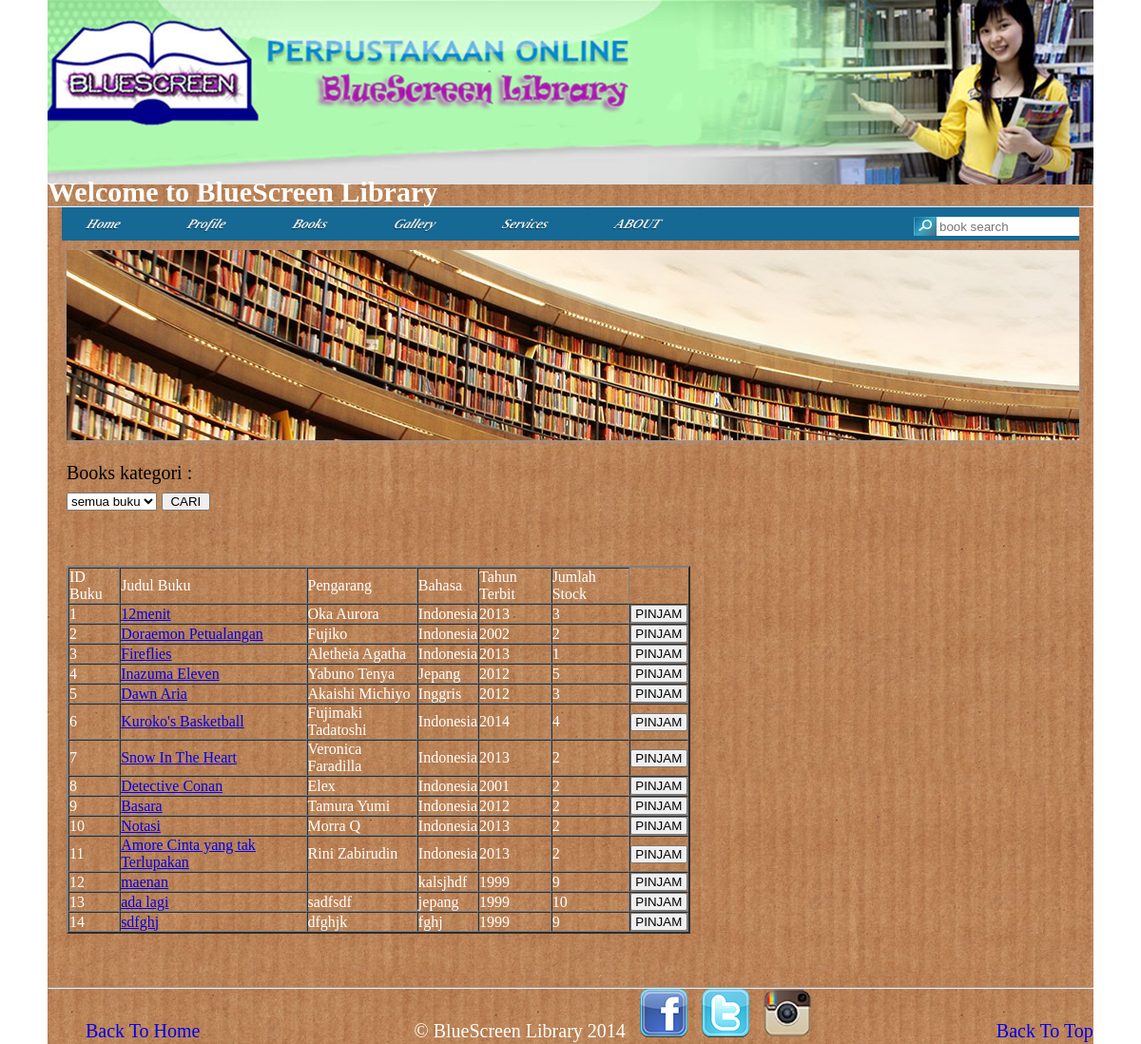
The page /books.php on the database its author committed.
### tables this page shows
CREATE TABLE IF NOT EXISTS `menu` (
  `id_menu` int(11) NOT NULL AUTO_INCREMENT,
  `konten` varchar(50) NOT NULL,
  `isi` text NOT NULL,
  PRIMARY KEY (`id_menu`)
);

CREATE TABLE IF NOT EXISTS `buku` (
  `id_buku` int(11) NOT NULL AUTO_INCREMENT,
  `judul` varchar(50) NOT NULL,
  `pengarang` varchar(50) NOT NULL,
  `bahasa` varchar(50) NOT NULL,
  `tahun` varchar(5) NOT NULL,
  `stok` int(11) NOT NULL,
  `status` varchar(50) NOT NULL,
  `sinopsis` varchar(1000) NOT NULL,
  `gambar` text NOT NULL,
  PRIMARY KEY (`id_buku`)
);

### books.php (the view, shortened to what this page needs)
<?php
	include("header.php");
?>
Books kategori :
<form method="POST">
<select name="kategori">
	<option value=""> semua buku </option>
</select>
<input type="submit" name="cari" value="  CARI  " />
</form>
<br />
<?php
$sql = "SELECT * FROM buku WHERE 1=1 ";
	$hasil = mysqli_query($koneksi,$sql);
?>
<br />
	<table width="656" border="2" cellspacing="0" cellpadding="2" style="color:white;">
		<tr>
			<td>ID Buku</td>
			<td>Judul Buku</td>
			<td>Pengarang</td>
			<td>Bahasa</td>
			<td>Tahun Terbit</td>
			<td>Jumlah Stock</td>
		</tr>
		<?php
			$i = 0;
			while ($buku = mysqli_fetch_row($hasil)){
			$i += 1;
		?>
		<tr>
			<td><?php echo $i; ?></td>
			<td>
				<a href="buku.php?id_buku=<?php echo $buku[0];?>"><?php echo $buku[1] ?> </a>
			</td>
			<td><?php echo $buku[2]; ?></td>
			<td><?php echo $buku[3]; ?></td>
			<td><?php echo $buku[4]; ?></td>
			<td><?php echo $buku[5]; ?></td>
				<td>
				<form method="POST" action="pinjam.php?id_buku=<?php echo $buku[0];?>">
					<input type="submit" name="tambah" value=" PINJAM " <?php if($buku[5]==0){ ?> disabled="true" <?php } ?> >
				</form>
				</td>
				<?php } ?>
		</tr>
	</table>
	</div>
	<br />
<?php
	include("footer.php");
?>

### header.php (shortened to what this page needs)
<?php
include("koneksi.php");
?>
<html>
<head>
	<link href="index.css" media="all" rel="stylesheet" type="text/css" />
</head>
<body>
	<div id="bungkus">
	<img src="gambar/banner.jpg"></img>
	<marquee><h2 style="margin-top: -6px;"><font color="white"> Welcome to BlueScreen Library </font></h2></marquee>
	<hr style="color: #4B7B9F;">
	<div id='cat-nav'>
		<ul class='fl' id='secnav'>
		<?php
			$sql="SELECT *FROM menu";
			$hasil=mysqli_query($koneksi,$sql);
			while($menu=mysqli_fetch_row($hasil)){ ?>
				<li><a href="konten.php?id_menu=<?php echo $menu[0]; ?>"> <?php echo $menu[1]; ?></a><li>
		<?php	}
		?>
		</ul>
	<form method="POST" action="search.php">
		<input type="text" name="cari" style="width:150px; border:0px solid; height:20px; padding:0px 3px; position:relative; float: right; margin-top: 10px;" placeholder="book search">
		<img src="gambar/searchbutton.gif" style="margin-top:10px; float: right;">
	</form>
	</div>
	<div class="konten">
	<div id="sliderFrame">
    <div id="slider">
    </div>
	</div>

### footer.php (shortened to what this page needs)
	<br />
	<hr style="color: #4B7B9F;">
	&nbsp &nbsp &nbsp &nbsp <a href="check_login.php" style="text-decoration: none;">Back To Home</a>
	<font color="white" >&copy; BlueScreen Library 2014</font>
	<a href="https://www.facebook.com/vdrico.blaze"><img src="gambar/fb.png" /></a> &nbsp
	<a href="https://twitter.com/V_drico"><img src="gambar/tw.png" /></a> &nbsp
	<a href="https://instagram.com/daniel_agusta"><img src="gambar/in.png" /></a> &nbsp
	<a href="#"style="text-decoration: none;">Back To Top</a>
	</div>
</body>
</html>

### index.css (style rules this page uses)
#bungkus { position: relative; margin: 0 auto; width: 1100px; background:transparent url(gambar/bgbody.jpg) repeat top left; }
.konten { margin-top: 20px; margin-left: 20px; width: 750px; }
* { margin:0; padding:0; }
body { font-family: Cambria, serif; font-size: 20px; font-style: normal; font-weight: normal; letter-spacing: normal; line-height: 1.4em; background:white; }
#cat-nav { background:#156994; margin:0 15px; padding:0; height:35px; }
#cat-nav a { color:#eee; text-decoration:none; text-shadow: #033148 0px 1px 0px; border-right:1px solid #156994; }
#secnav, #secnav ul { position:relative; z-index:100; margin:0; padding:0; list-style:none; line-height:1; background:#0d5e88; transform: skewX(-25deg); transform-origin: left top; }
#secnav a { font-family:Georgia, "Times New Roman", Times, serif; font-style:italic; font-weight:700; font-size:14px; display:block; z-index:100; padding:0 35px; line-height:35px; text-decoration:none; }
#secnav li { float:left; width: auto; height:35px; }
#cat-nav #secnav { width:100%;margin:0 auto; }
#sliderFrame { position:relative; width:1065px; height:200px; margin: 0 auto; padding-bottom: 10; top:-10px; }
#slider, #slider div.sliderInner { width:1065px; height:200px; }
#slider { background:#fff url('./uas1/js/loading.gif') no-repeat 50% 50%; position:relative; margin:0 auto; transform: translate3d(0,0,0); box-shadow: 0px 1px 5px #999999; }

### rows shown on the page
menu: konten "Home"
menu: konten "Profile"
menu: konten "Books"
menu: konten "Gallery"
menu: konten "Services"
menu: konten "ABOUT"
buku: judul "12menit", pengarang "Oka Aurora", bahasa "Indonesia", tahun "2013", stok "3", tambah "PINJAM"
buku: judul "Doraemon Petualangan", pengarang "Fujiko", bahasa "Indonesia", tahun "2002", stok "2", tambah "PINJAM"
buku: judul "Fireflies", pengarang "Aletheia Agatha", bahasa "Indonesia", tahun "2013", stok "1", tambah "PINJAM"
buku: judul "Inazuma Eleven", pengarang "Yabuno Tenya", bahasa "Jepang", tahun "2012", stok "5", tambah "PINJAM"
buku: judul "Dawn Aria", pengarang "Akaishi Michiyo", bahasa "Inggris", tahun "2012", stok "3", tambah "PINJAM"
buku: judul "Kuroko's Basketball", pengarang "Fujimaki Tadatoshi", bahasa "Indonesia", tahun "2014", stok "4", tambah "PINJAM"
buku: judul "Snow In The Heart", pengarang "Veronica Faradilla", bahasa "Indonesia", tahun "2013", stok "2", tambah "PINJAM"
buku: judul "Detective Conan", pengarang "Elex", bahasa "Indonesia", tahun "2001", stok "2", tambah "PINJAM"
buku: judul "Basara", pengarang "Tamura Yumi", bahasa "Indonesia", tahun "2012", stok "2", tambah "PINJAM"
buku: judul "Notasi", pengarang "Morra Q", bahasa "Indonesia", tahun "2013", stok "2", tambah "PINJAM"
buku: judul "Amore Cinta yang tak Terlupakan", pengarang "Rini Zabirudin", bahasa "Indonesia", tahun "2013", stok "2", tambah "PINJAM"
buku: judul "maenan", bahasa "kalsjhdf", tahun "1999", stok "9", tambah "PINJAM"
buku: judul "ada lagi", pengarang "sadfsdf", bahasa "jepang", tahun "1999", stok "10", tambah "PINJAM"
buku: judul "sdfghj", pengarang "dfghjk", bahasa "fghj", tahun "1999", stok "9", tambah "PINJAM"
